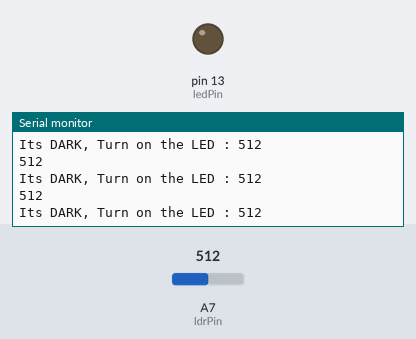
The sketch below on a simulated Arduino Nano, built with avr-gcc and run on an emulated ATmega328P. Shown: output pins drawn as LEDs (lit = HIGH), the last lines printed to the serial monitor. Inputs (shaded band) come from the test bench; at power-on: A7 (ldrPin) = 512.

Above: at 1.2 s.
1.3 s: A7 (ldrPin) set to 109
At 2.1 s:
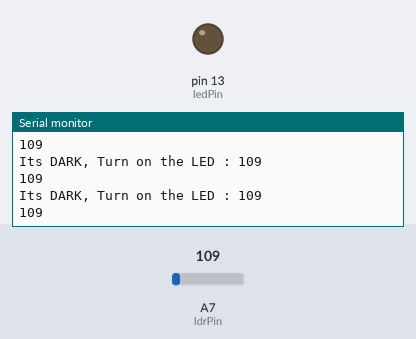
4.3 s: A7 (ldrPin) set to 90
At 4.9 s:
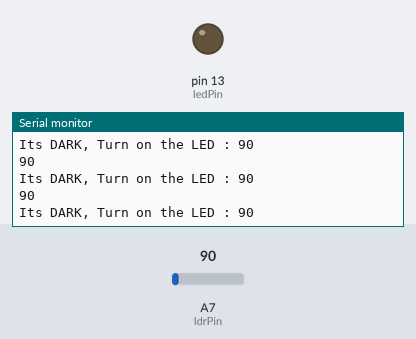
Timing chart, 0 to 7.3 s (numbered marks = the images above; inputs shaded):
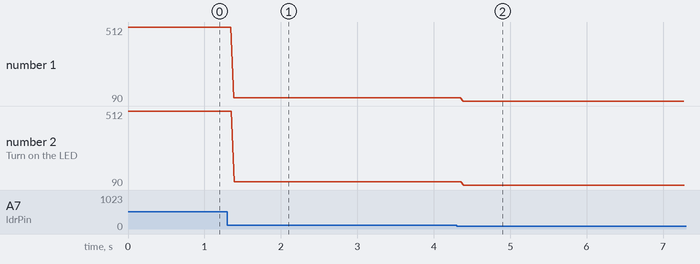

Measured:
- the behaviour switches between 100 and 99 on A7 (ldrPin) (found by bisection; images 1 and 2)
- after the input at 1.3 s, the serial monitor: prints a new line after 0.08 s (image 1)
- after the input at 4.3 s, the serial monitor: prints a new line after 0.09 s (image 2)
- plotted number 1: 512 → 109 after the input at 1.3 s, 109 → 90 after the input at 4.3 s
- plotted number 2: 512 → 109 after the input at 1.3 s, 109 → 90 after the input at 4.3 s

The sketch:

LDR_2.ino
```cpp
const int ledPin = 13;

const int ldrPin = A7;

void setup() {

Serial.begin(9600);

pinMode(ledPin, OUTPUT);

pinMode(ldrPin, INPUT);

}

void loop() {

int ldrStatus = analogRead(ldrPin);
Serial.println(ldrStatus);
if (ldrStatus <= 2000) {

digitalWrite(ledPin, LOW);

Serial.print("Its DARK, Turn on the LED : ");

Serial.println(ldrStatus);

} else {

digitalWrite(ledPin, HIGH);

Serial.print("Its BRIGHT, Turn off the LED : ");

Serial.println(ldrStatus);

}

}
```
